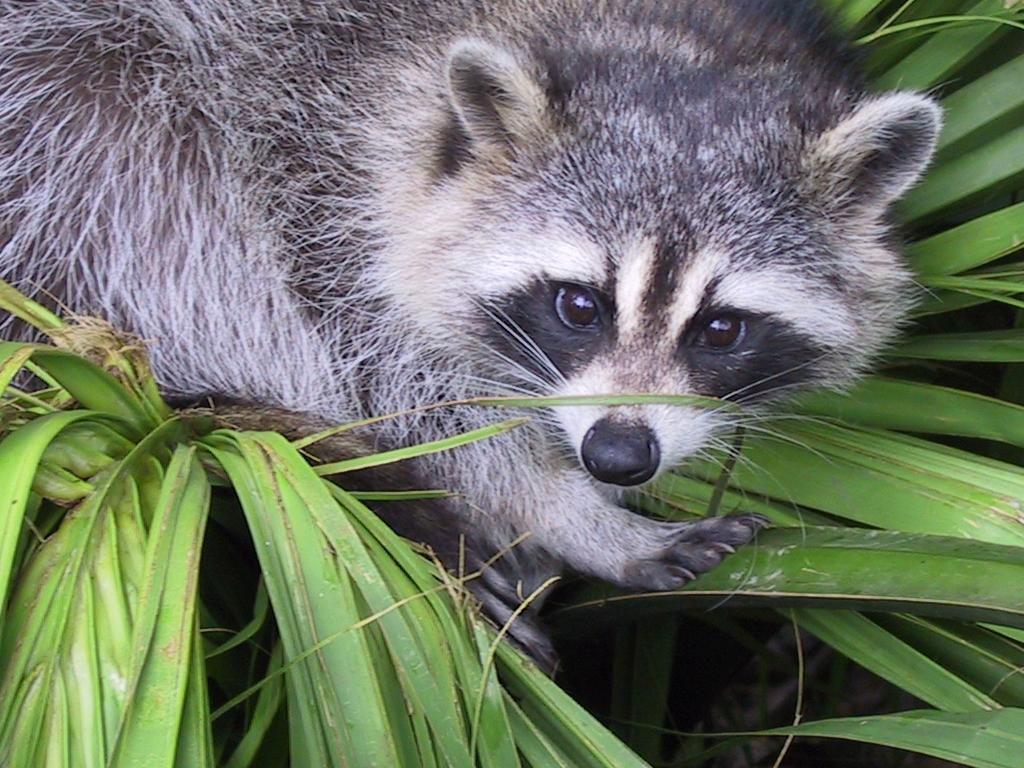
#> input picture Python - 1 - Array/Training Piscine Python for datascience- 1/ex04/animal.jpeg, 1024 x 768 px
$ python rotate.py
#> lines starting #> are read from the running program, lines starting #| are printed output that depends on the picture
### Python - 1 - Array/Training Piscine Python for datascience- 1/ex04/load_image.py
import numpy as np
from PIL import Image
# PIL python imaging library
# which is allow to open manipulate and save many different image file formats
# is now maintained as a fork called pillow
# so from pil import image actully use pillow


def ft_load(path: str) -> np.ndarray:
    """
    Load an image from the given path and return it as a numpy array.
    Args:
        path: Path to the image file
    Returns:
        numpy.ndarray: The image as a numpy array
    Raises:
        FileNotFoundError: If the image file doesn't exist
        ValueError: If the file is not a valid image
        TypeError: If path is not a string
    grayscale image is a 2d arry(height, width)
    color image is a 3d array(height, width, channels)
    so imgae_array.shep = (400, 600, 3)
    400 pixels tall 600 pixels wide 3 color channels (RGB)
    graysclae channels is 1 rgb is 3 rgba is 4 transparency
    so if print(image_arry[0,0]) is the top left rgb color
    like [225, 255, 255]
    """
#> called with path = 'animal.jpeg'
    # Check if path is a string
    if not isinstance(path, str):
        raise TypeError("Path must be a string")
    try:
        # Load the image using PIL
        image = Image.open(path)
#> image is the input picture: PIL image 1024x768 RGB; mean R, G, B 110.7, 117.7, 102.1
        # Convert to numpy array
        image_array = np.array(image)
        # Print the shape of the image
        print(f"The shape of image is: {image_array.shape}")
#| The shape of image is: (768, 1024, 3)
#| The shape of image is: (768, 1024, 3)
#> (printed output is left out)
        return image_array
    except FileNotFoundError:
        raise FileNotFoundError(f"Image file not found: {path}")
    except Exception as e:
        raise ValueError(f"Error loading image: {e}")


# [11 lines left out: function main, not called in this run]


# [2 lines that do not run on import are left out]

### Python - 1 - Array/Training Piscine Python for datascience- 1/ex04/rotate.py
import numpy as np
import matplotlib
import matplotlib.pyplot as plt
from load_image import ft_load

matplotlib.use('TkAgg')  # Use WSL-compatible interactive backend


def zoom(image: np.ndarray) -> np.ndarray:
    """
    Zooms into the center of an image and converts it to grayscale.
    Returns a 400x400x1 grayscale numpy array.
    """
    if not isinstance(image, np.ndarray):
        raise TypeError("Image must be a numpy array")

    height, width = image.shape[:2]
#> height = 768; width = 1024
    if height < 400 or width < 400:
        raise ValueError("Image too small for 400x400 crop")

    # Crop 400x400 from center, adjusting for animal face
    # For a 768x1024 image, center is at (384, 512)
    start_row = height // 2 - 280  # Starting Y position: move 280 pixels up
#> start_row = 104
    # Logic: height//2 = center Y, subtract to move UP in image
    end_row = start_row + 400       # Ending Y position: 400 pixels down
#> end_row = 504
    # Logic: add 400 to get bottom edge of 400px tall crop
    start_col = width // 2 - 60    # Starting X position: move 60 pixels left
#> start_col = 452
    # Logic: width//2 = center X, subtract to move LEFT from center
    end_col = start_col + 400       # Ending X position: 400 pixels right
#> end_col = 852
    # Logic: add 400 to get right edge of 400px wide crop

    cropped = image[start_row:end_row, start_col:end_col]
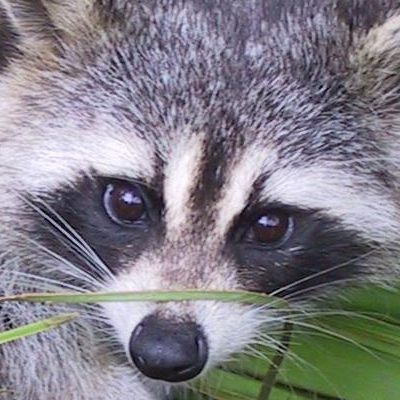
#> cropped: shape (400, 400, 3); mean R, G, B 129.7, 127.1, 134.9

    # Convert to grayscale and keep shape (400, 400, 1)
    grayscale = np.dot(cropped[..., :3], [0.2989, 0.5870, 0.1140])
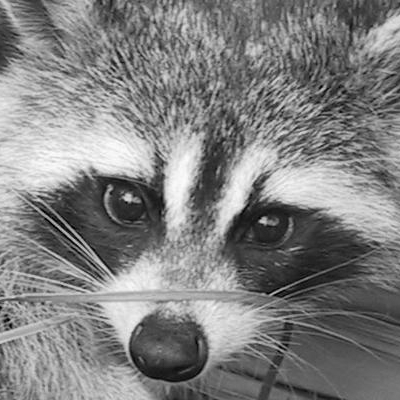
#> grayscale: shape (400, 400) float64; min 0.228, max 253.2, mean 128.7
    grayscale = grayscale[..., np.newaxis].astype(np.uint8)
#> grayscale: shape (400, 400, 1)
#| New shape after slicing: (400, 400, 1) or (400, 400)
#> (printed output is left out)

    return grayscale


def rotate_90_ccw(image: np.ndarray) -> np.ndarray:
    """
    Rotate an image 90 degrees counterclockwise.

    Args:
        image: Input image as numpy array

    Returns:
        numpy.ndarray: Rotated image
    """
    if not isinstance(image, np.ndarray):
        raise TypeError("Image must be a numpy array")

    # For 90 degree counterclockwise rotation:
    # New width = old height, New height = old width
    # New pixel at (x, y) comes from old pixel at (y, width-1-x)
    height, width = image.shape[:2]
#> height = 400; width = 400

    if len(image.shape) == 3:
        # Color image with channels
        channels = image.shape[2]
#> channels = 1
        rotated = np.zeros((width, height, channels), dtype=image.dtype)

        for y in range(height):
            for x in range(width):
                # 90 degree counterclockwise: (x, y) -> (y, width-1-x)
                rotated[width-1-x, y] = image[y, x]
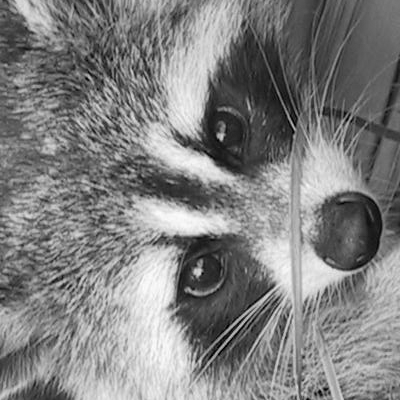
#> rotated: shape (400, 400, 1); min 0, max 253, mean 128.2
    else:
        # Grayscale image
        rotated = np.zeros((width, height), dtype=image.dtype)

        for y in range(height):
            for x in range(width):
                rotated[width-1-x, y] = image[y, x]

    return rotated


def main():
    try:
        # Load the original image
        image = ft_load("animal.jpeg")
        if image is None:
            print("Failed to load image.")
            return

        print(f"The shape of image is: {image.shape}")
        print(image)

        # Apply zoom from ex03
        zoomed = zoom(image)
        print(f"New shape after slicing: {zoomed.shape} or {zoomed.shape[:2]}")
        print(zoomed)

        # Rotate the zoomed image 90 degrees counterclockwise
        rotated = rotate_90_ccw(zoomed)
        print(f"New shape after Transpose: {rotated.shape}")
#| New shape after Transpose: (400, 400, 1)
        print(rotated)
#> (printed output is left out)

        # Display the rotated image
        if len(rotated.shape) == 3:
            # Remove the single channel dimension for display
            plt.imshow(rotated[:, :, 0], cmap='gray', vmin=0, vmax=255)
        else:
            plt.imshow(rotated, cmap='gray', vmin=0, vmax=255)

        plt.xticks(np.arange(0, rotated.shape[1] + 1, 50))
        plt.yticks(np.arange(0, rotated.shape[0] + 1, 50))
        plt.xlabel("X axis")
        plt.ylabel("Y axis")
        plt.title("Rotated Image")
        plt.grid(True, alpha=0.3)
        plt.tight_layout()
        plt.show()

    except Exception as e:
        print(f"Error: {e}")


if __name__ == "__main__":
    main()
